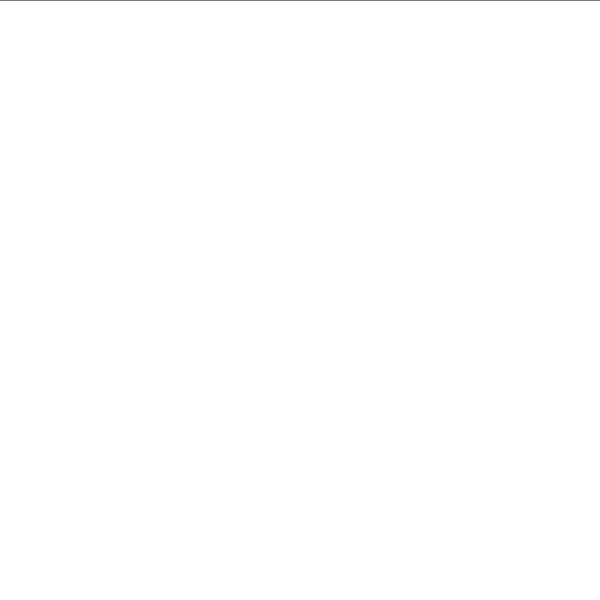
Frame 1 (no input)
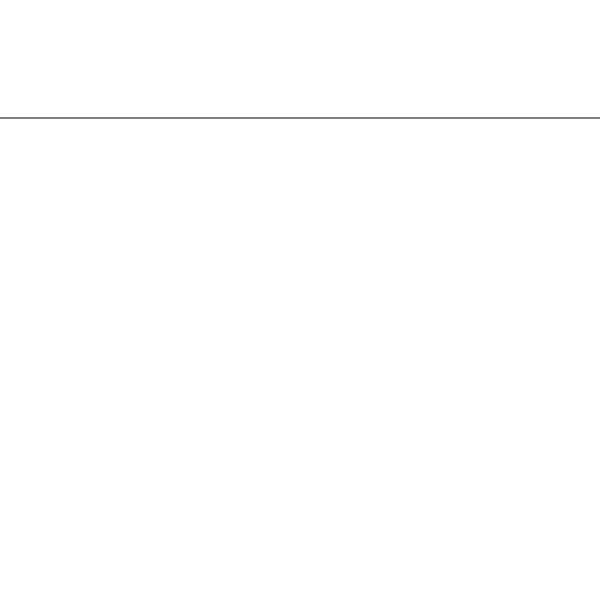
Frame 60 (no input)
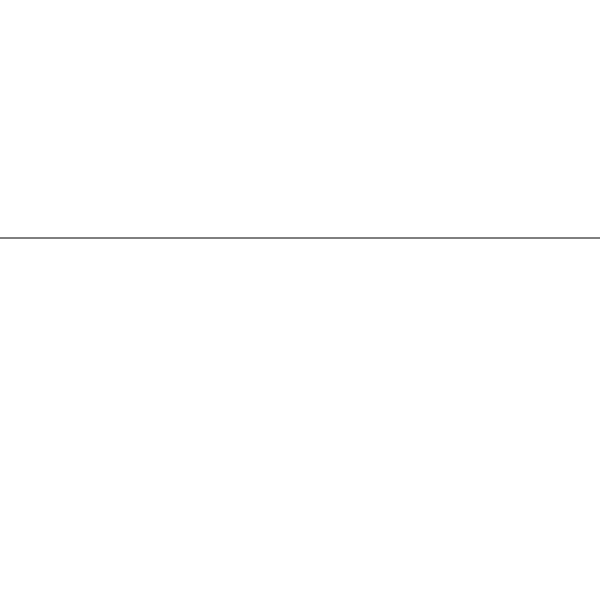
Frame 120 (the mouse pressed at the canvas centre since frame 60)

The p5.js sketch that drew these frames (run headless with seeded random() and noise() and a simulated clock; from frame 60 on, the mouse is pressed at the canvas centre):

// p5.js sketch
// ── sketch.js
var y = 0;

function setup() { //automatically runs once when the button is played
  createCanvas(600, 600);
}

function draw() { //loops automatically without
  background(255);

  line(0, y, width, y);
  y += 2; //make number lower to go slower

}
